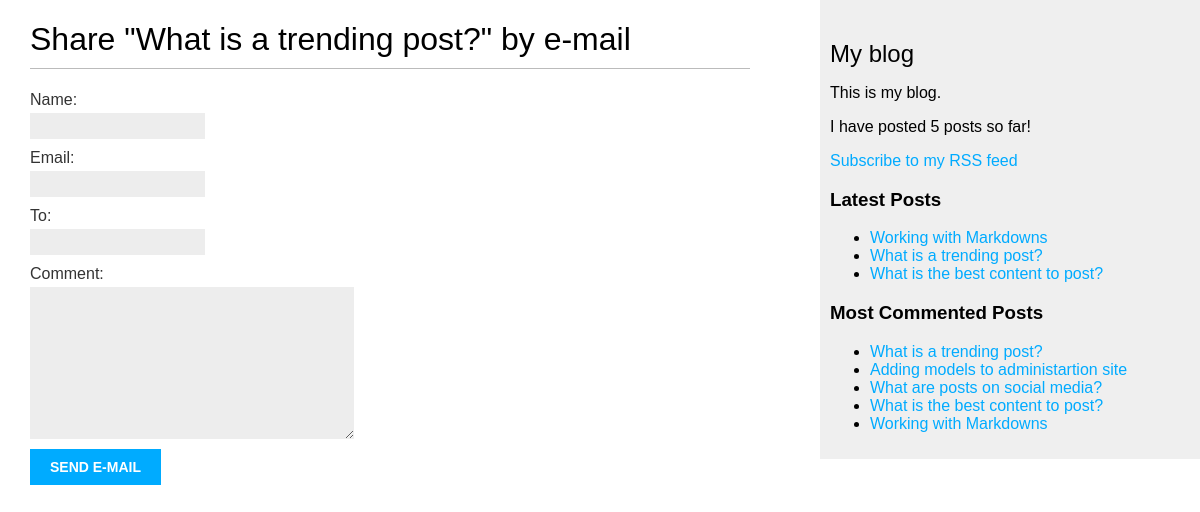
/blog/4/share/, run on the app's committed database.
### blog/models.py (models this page shows, shortened)
class Post(models.Model):
    class Status(models.TextChoices):
        DRAFT = 'DF', 'Draft'
        PUBLISHED = 'PB', 'Published'
    tag = TaggableManager()
    title = models.CharField(max_length = 250)
    slug = models.SlugField(max_length = 250, unique_for_date = 'publish')
    author = models.ForeignKey(User, on_delete = models.CASCADE, related_name = 'blog_posts')
    body = models.TextField()
    publish = models.DateTimeField(default = timezone.now)
    created = models.DateTimeField(auto_now_add = True)
    updated = models.DateTimeField(auto_now = True)
    status = models.CharField(max_length = 2, choices = Status.choices, default = Status.DRAFT)
    objects = models.Manager()
    published = PublishedManager()
    class Meta:
        ordering = ['-publish']
        indexes = [
            models.Index(fields=['-publish']),
        ]
    def get_absolute_url(self):
        return reverse('blog:post_detail', args=[self.publish.year, self.publish.month, self.publish.day, self.slug])

### blog/views.py (the view)
# urls.py: path('<int:post_id>/share/', views.post_share, name='post_share'),
def post_share(request, post_id):
    post = get_object_or_404(Post, id = post_id, status = Post.Status.PUBLISHED)
    sent = False
    if request.method == 'POST':
        form = EmailPostForm(request.POST)
        if form.is_valid():
            cd = form.cleaned_data
            post_url = request.build_absolute_uri(post.get_absolute_url())
            subject = f"Hi! my name is {cd['name']}. I recommend you to read {post.title}"
            comments = f"read {post.title} at {post_url}\n\n my comment: {cd['comment']}"
            send_mail(subject, comments, cd['email'], [cd['to']], fail_silently=False)
            sent = True
    else:
        form = EmailPostForm()
    return render(request, 'blog/post/share.html', {'post': post, 'form': form, 'sent': sent})

### blog/forms.py
class EmailPostForm(forms.Form):
    name = forms.CharField(max_length=25)
    email = forms.EmailField()
    to = forms.EmailField()
    comment = forms.CharField(required=False, widget=forms.Textarea)

### blog/models.py (called while the page is built)
    def get_queryset(self) -> QuerySet:
        return super().get_queryset() \
                .filter(status = Post.Status.PUBLISHED)

### blog/templatetags/blog_tags.py (called while the page is built)
@register.simple_tag
def total_posts():
    count = Post.published.all().count()
    return f"I have posted {count} posts so far!"

@register.inclusion_tag('blog/post/includes/latest_posts.html')
def get_latest_posts(count=3):
    posts = Post.published.all().order_by('-publish')[:count]
    return {'posts':posts}

@register.inclusion_tag('blog/post/includes/latest_posts.html')
def get_most_commented_posts(count=5):
    posts = Post.published.all().annotate(comment = Count('comments')) \
                                    .order_by('-comment')[:count]
    return {'posts':posts}

### blog/templates/blog/post/share.html (shortened to what this page needs)
{% extends 'blog/base.html' %}
{% block content %}
{% if sent %}
<h1>E-mail successfully sent</h1>
<p>
    {{post.title}} successfully sended to {{form.cleaned_data.to}}
</p>
{% else %}
<h1>Share "{{ post.title }}" by e-mail</h1>
<form method="post">
    {{form.as_p}}
    <input type="submit" value="Send e-mail">
</form>
{% endif %}
{% endblock %}

### blog/templates/blog/post/includes/latest_posts.html
{% for post in posts %}
    <li><a href="{{ post.get_absolute_url }}">{{post.title}}</a></li>
{% endfor %}

### blog/static/css/blog.css (style rules this page uses)
body { margin:0; padding:0; font-family:helvetica, sans-serif; }
a { color:#00abff; text-decoration:none; }
h1 { font-weight:normal; border-bottom:1px solid #bbb; padding:0 0 10px 0; }
label { float:left; clear:both; color:#333; margin-bottom:4px; }
input, textarea { clear:both; float:left; margin:0 0 10px; background:#ededed; border:0; padding:6px 10px; font-size:12px; }
input[type=submit] { font-weight:bold; background:#00abff; color:#fff; padding:10px 20px; font-size:14px; text-transform:uppercase; }

### data on the page
Post: title "What is a trending post?"
Post: title "Working with Markdowns"
Post: title "What is the best content to post?"
Post: title "Adding models to administartion site"
Post: title "What are posts on social media?"
